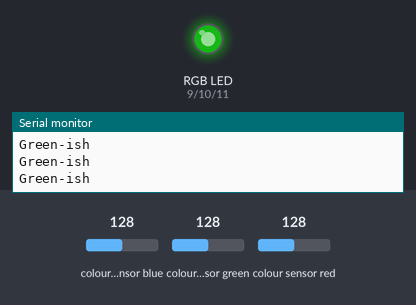
Bench run of a sketch on a simulated Arduino Uno, built with avr-gcc and run on an emulated ATmega328P. On the bench: an RGB LED mixed from three pins (HIGH = lit), the last lines printed to the serial monitor. Wiring (inferred from the names in the program): TCS3200 colour sensor: output pin 8; S2 pin 6; S3 pin 7; S0 pin 4; S1 pin 5. Inputs (shaded band) come from the test bench; at power-on: colour sensor blue 128, colour sensor red 128, colour sensor green 128. Dim RGB values are drawn brighter than linear; pins used as bus, display or sensor lines are not drawn.

Above: at 1.2 s.
1.3 s: colour sensor blue set to 191
At 2.2 s:
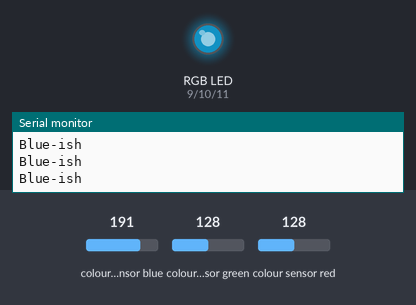
2.8 s: colour sensor red set to 191
At 3.3 s:
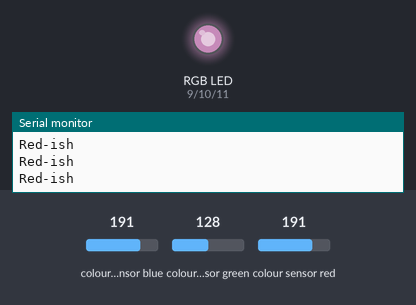
4.3 s: colour sensor green set to 191
At 5.5 s:
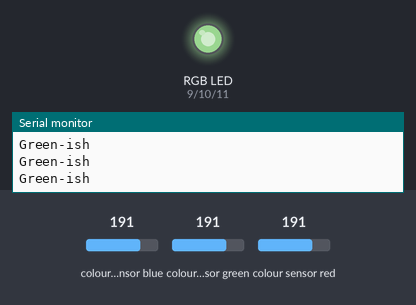
5.8 s: colour sensor green set to 5
At 6.6 s:
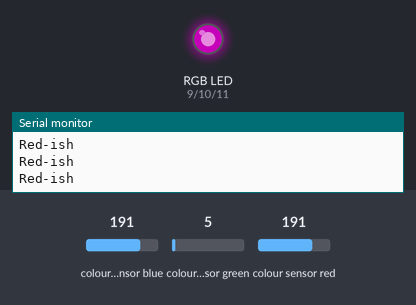
7.3 s: colour sensor blue set to 250
At 8.0 s:
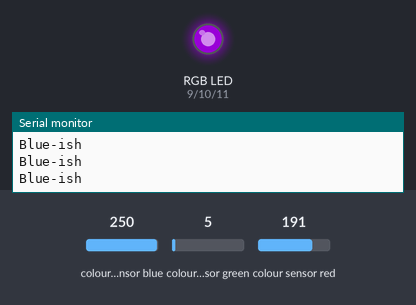
8.8 s: colour sensor red set to 5
At 9.1 s:
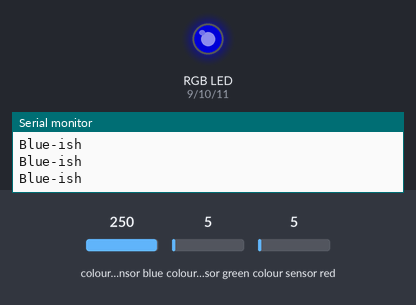
Timing chart, 0 to 11.3 s (numbered marks = the images above; inputs shaded):
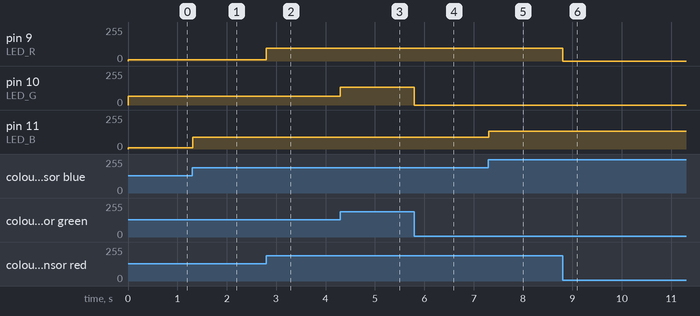

Measured:
- after the input at 1.3 s, pin 11 (LED_B): 8/255 → 90/255 at once
- after the input at 2.8 s, pin 9 (LED_R): 8/255 → 96/255 at once
- after the input at 4.3 s, pin 10 (LED_G): 67/255 → 134/255 at once
- after the input at 5.8 s, pin 10 (LED_G): 134/255 → 0/255 at once
- after the input at 7.3 s, pin 11 (LED_B): 90/255 → 135/255 at once
- after the input at 8.8 s, pin 9 (LED_R): 96/255 → 0/255 at once

The sketch:

sketch.ino
```cpp
#define S0 4
#define S1 5
#define S2 6
#define S3 7
#define sensorOut 8
#define LED_R 9
#define LED_G 10
#define LED_B 11

int frequency   = 0;
int intensity_R = 0;
int intensity_G = 0;
int intensity_B = 0;

// Maps frequency invert to color code intensity [0-255]
int colourIntensity(int frequency, int min_, int max_){
  return constrain(map(frequency, min_, max_, 255, 0), 0, 255);
}

String guessedColour (int r, int g, int b) {
  if (r > g && r > b) {
    return "Red-ish";
  }
  if (g > r && g > b) {
    return "Green-ish";
  }
  if (b > r && b > g) {
    return "Blue-ish";
  }
  return "White-ish";
}

void setup() {
  pinMode(S0, OUTPUT);
  pinMode(S1, OUTPUT);
  pinMode(S2, OUTPUT);
  pinMode(S3, OUTPUT);
  pinMode(sensorOut, INPUT);
  pinMode(LED_R, OUTPUT);
  pinMode(LED_G, OUTPUT);
  pinMode(LED_B, OUTPUT);

  // Frequency-scaling 20 %
  digitalWrite(S0, HIGH);
  digitalWrite(S1, HIGH);

  Serial.begin(9600);

}

void loop() {

  // ---------------- RED ----------------
  digitalWrite(S2, LOW);
  digitalWrite(S3, LOW);

  frequency = pulseIn(sensorOut, LOW);
  intensity_R = colourIntensity(frequency, 8, 40);

  // ---------------- Green ----------------
  digitalWrite(S2, HIGH);
  digitalWrite(S3, HIGH);

  frequency = pulseIn(sensorOut, LOW);
  intensity_G = colourIntensity(frequency, 8, 50);

  // ---------------- Blue ----------------
  digitalWrite(S2, LOW);
  digitalWrite(S3, HIGH);

  frequency = pulseIn(sensorOut, LOW);
  intensity_B = colourIntensity(frequency, 6, 40);

  // ---------------- Update LED ----------------
  analogWrite(LED_R, intensity_R);
  analogWrite(LED_G, intensity_G);
  analogWrite(LED_B, intensity_B);

  // ---------------- Print guessed colour ----------------
  Serial.print(guessedColour(intensity_R, intensity_G, intensity_B));
  Serial.println();

}
```
